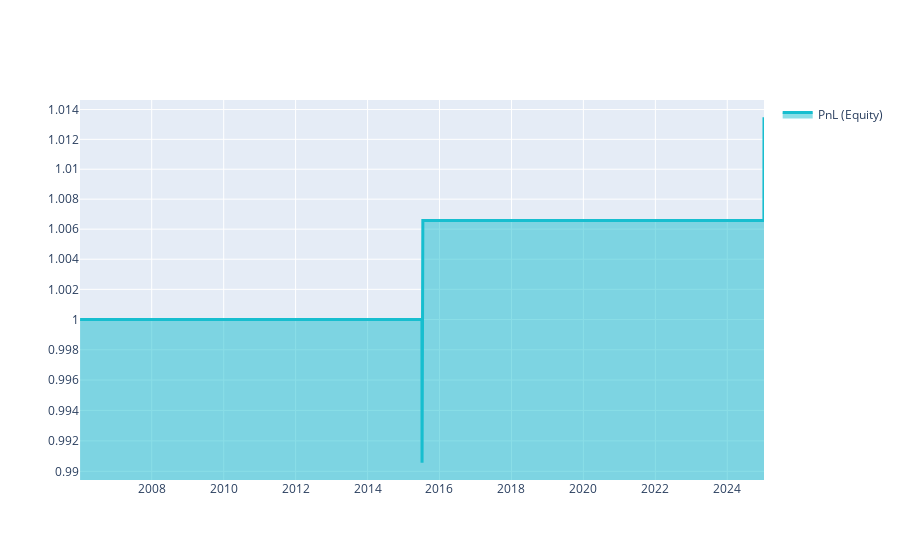

The code cell stored with this chart in its notebook:
### Code cell
# run this code for your strategy in strategy.ipnb and compare the results
import qnt.data as qndata
import qnt.stats as qns
import qnt.graph as qngraph

data = qndata.stocks.load_ndx_data(min_date="2006-01-01")
stats = qns.calc_stat(data, weights.sel(time=slice("2006-01-01", None)))
display(stats.to_pandas().tail())

performance = stats.to_pandas()["equity"]
qngraph.make_plot_filled(performance.index, performance, name="PnL (Equity)", type="log")

### Figure 1 — Plotly figure (JSON) as saved in the notebook; plotly's stock layout.template omitted (floating-point values rounded to 4 significant figures; data arrays with more than 128 entries replaced by an {"elided": "..."} marker saying what was removed)
{"data": [{"fill": "tonexty", "line": {"color": "#17BECF", "width": 3}, "name": "PnL (Equity)", "type": "scatter", "x": {"elided": "4786 str values"}, "y": {"elided": "4786 float values"}}], "layout": {"showlegend": true, "yaxis": {"range": [-0.004614, 0.006312], "type": "log"}}}
